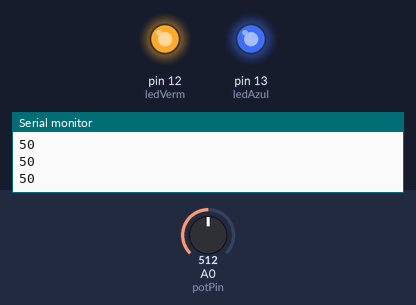
Recording of a sketch running on a simulated Arduino Uno, built with avr-gcc and run on an emulated ATmega328P. Parts: output pins drawn as LEDs (lit = HIGH), the last lines printed to the serial monitor. The inputs (shaded band) are chosen by the test bench; at power-on: A0 (potPin) = 512.

Above: at 1.2 s.
1.3 s: A0 (potPin) set to 214
2.8 s: A0 (potPin) set to 190
At 3.3 s:
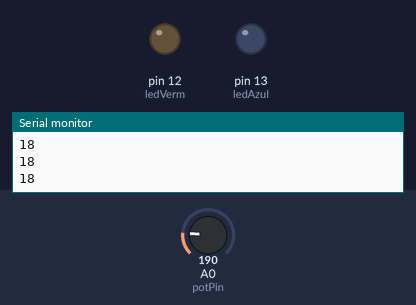
4.4 s: A0 (potPin) set to 306
At 5.7 s:
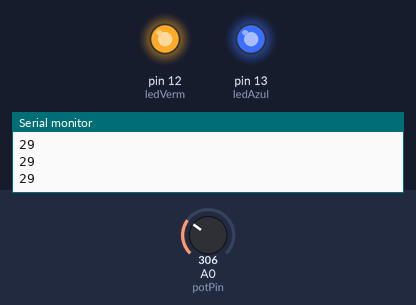
6.0 s: A0 (potPin) set to 122
At 7.3 s:
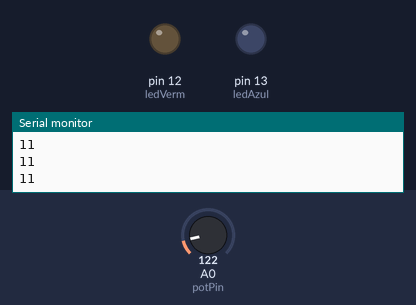
Timing chart, 0 to 8.6 s (numbered marks = the images above; inputs shaded):
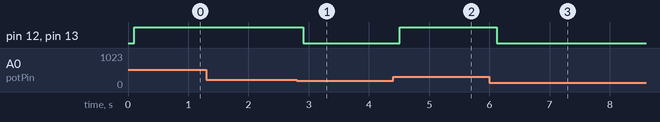

The sketch:

pot-leds2.ino
```cpp
#define potPin A0
#define ledVerm 12
#define ledAzul 13

int valPot = 0;
int valor;

void setup() {

  Serial.begin ( 9600 );
pinMode(ledVerm,OUTPUT);
pinMode(ledAzul,OUTPUT);

}

void loop() {

valPot =  analogRead(potPin);
valor = map(valPot,0,1023,0,100);
Serial.println(valor);
  delay(100);

//analogWrite(ledPin,valPot );
//analogWrite(ledPin1,valPot );

  if ( valor < 20 )
  {
    digitalWrite( ledVerm, LOW );
    digitalWrite( ledAzul, LOW );
  }

  if ( valor > 20 )
  {
    digitalWrite( ledVerm, HIGH );
    digitalWrite( ledAzul, HIGH );
  }

  if ( valor > 90 )
  {
    digitalWrite( ledVerm, LOW );
    digitalWrite( ledAzul, LOW );
  }

}
```

Measured:
- the behaviour switches between 205 and 204 on A0 (potPin) (found by bisection; images 0 and 1)
- after the input at 2.8 s, pin 12 (ledVerm), pin 13 (ledAzul): HIGH → LOW after 0.11 s
- after the input at 4.4 s, pin 12 (ledVerm), pin 13 (ledAzul): LOW → HIGH after 0.11 s
- after the input at 6.0 s, pin 12 (ledVerm), pin 13 (ledAzul): HIGH → LOW after 0.12 s
